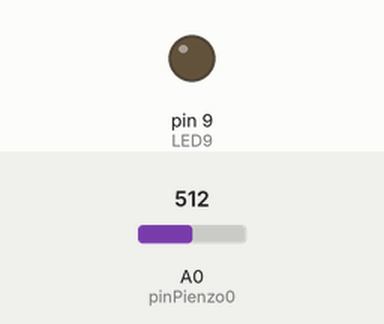
The sketch below on a simulated Arduino Uno, built with avr-gcc and run on an emulated ATmega328P. Shown: output pins drawn as LEDs (lit = HIGH). The test bench sets the inputs (shaded band); at power-on: A0 (pinPienzo0) = 512. What the sketch prints to the serial monitor is not drawn.

Above: at 1.2 s.
1.3 s: A0 (pinPienzo0) set to 526
At 2.0 s:
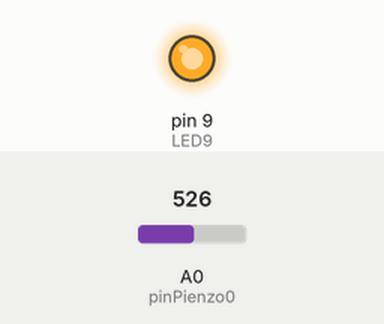
2.9 s: A0 (pinPienzo0) set to 511
At 3.3 s:
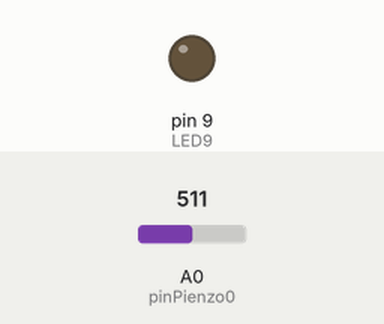
4.5 s: A0 (pinPienzo0) set to 1023
At 5.7 s:
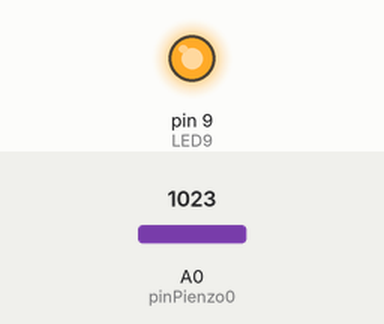
Timing chart, 0 to 7.5 s (numbered marks = the images above; inputs shaded):
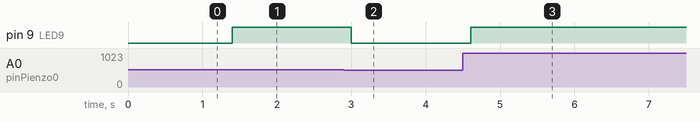

Measured:
- the behaviour switches between 512 and 513 on A0 (pinPienzo0) (found by bisection; images 0 and 1)
- after the input at 1.3 s, pin 9 (LED9): LOW → HIGH after 0.10 s
- after the input at 2.9 s, pin 9 (LED9): HIGH → LOW after 0.10 s
- after the input at 4.5 s, pin 9 (LED9): LOW → HIGH after 0.11 s

The sketch:

sendToProcessing.ino
```cpp
//LEFT
int pinPienzo0 =  A0;

int LED9 =9;


void setup() {
  Serial.begin(9600);

  pinMode(LED9, OUTPUT);
  digitalWrite(LED9, LOW);
}

void loop() {
  //valores -> 0, 1023
  int  val = analogRead(pinPienzo0);

  //mandar a processing
 // Serial.println(val);
  Serial.write(val);
  delay(100);


  //Serial.write(val);

  if (val > 512)
    digitalWrite(LED9, HIGH);
  else
    digitalWrite(LED9, LOW);


}
```
